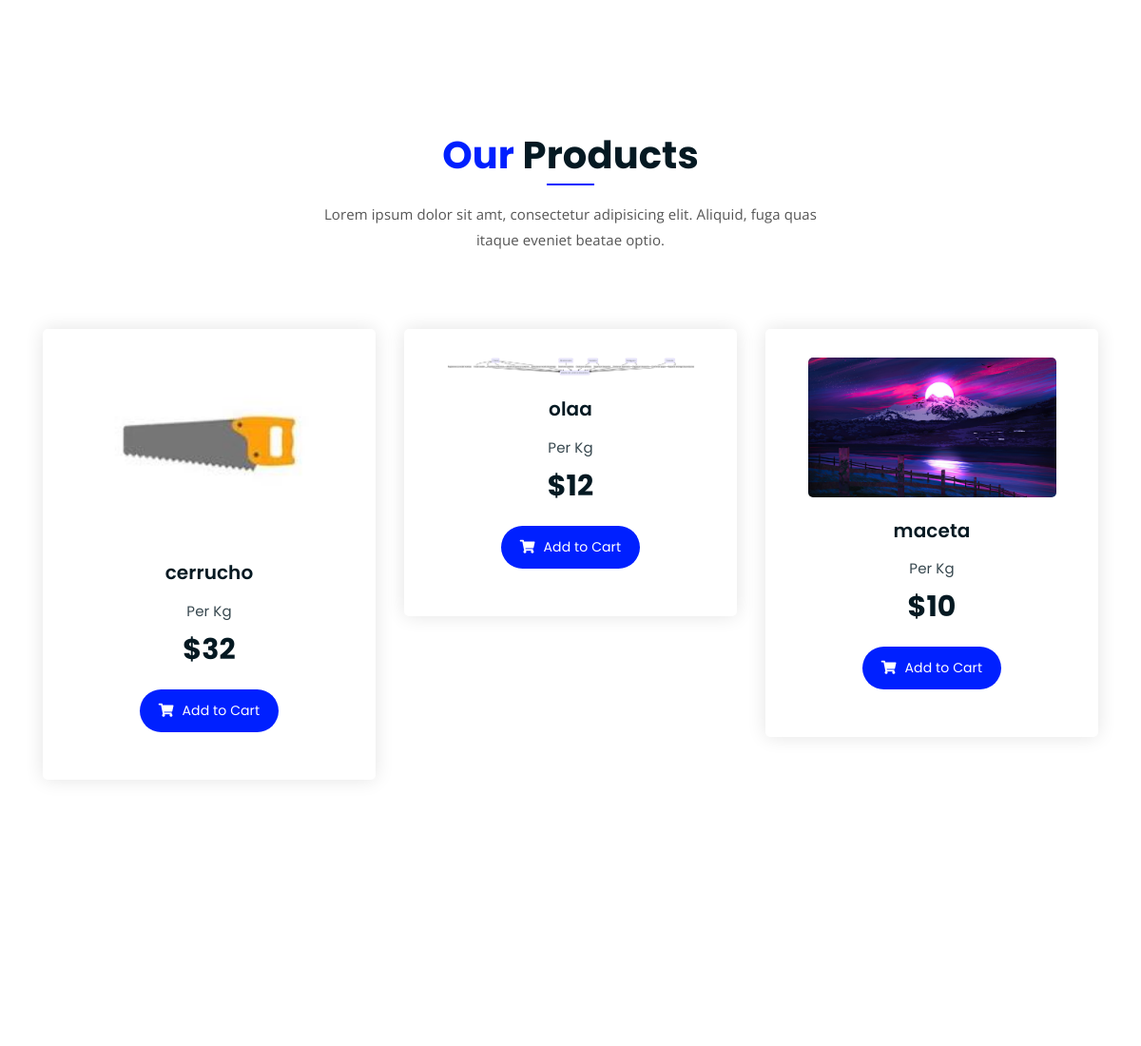
/productos (middle part), run on an earlier commit of the app's database.
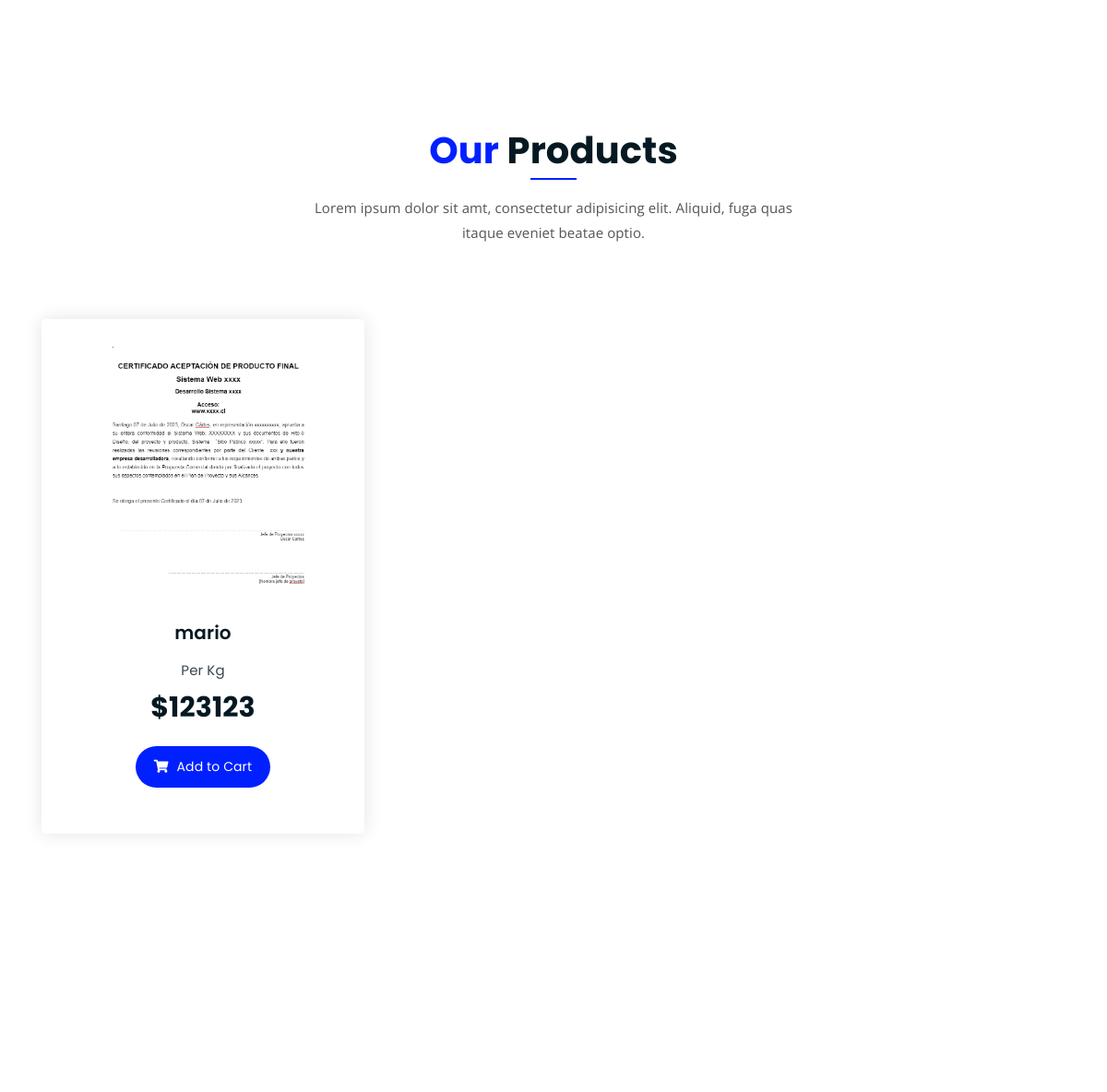
And on a later commit of the database.
### core/models.py (models this page shows, shortened)
class Producto(models.Model):
    nombre = models.CharField(max_length=50)
    precio = models.IntegerField()
    stock = models.IntegerField()
    descripcion = models.CharField(max_length=250)
    tipo = models.ForeignKey(TipoProducto, on_delete=models.CASCADE)
    vencimiento = models.DateField(default=date.today)
    imagen = models.ImageField(null=True,blank=True)
    vigente = models.BooleanField()

### core/views.py (the view)
# urls.py: path('productos', productos, name="productos"),
def productos(request):
    categorias = TipoProducto.objects.all()  # Obtén todos los tipos de productos (categorías)
    productosAll = Producto.objects.all()
    page = request.GET.get('page', 1)
    try:
        paginator = Paginator(productosAll, 5)
        productosAll = paginator.page(page)
    except:
        raise Http404
    data = {
        'listado': productosAll,
        'paginator': paginator,
        'categorias': categorias,
    }
    return render(request, 'core/productos.html',data)

### core/templates/core/Productos.html (shortened to what this page needs)
{% extends 'core/base.html' %}
{% load static %}
{% block contenido %}
<div class="product-section mt-150 mb-150" style="margin-bottom: 400px;">
    <div class="container">
        <div class="row">
            <div class="col-lg-8 offset-lg-2 text-center">
                <div class="section-title">
                    <h3><span class="orange-text">Our</span> Products</h3>
                    <p>Lorem ipsum dolor sit amt, consectetur adipisicing elit. Aliquid, fuga quas itaque eveniet beatae optio.</p>
                </div>
            </div>
        </div>
        <div class="row">
            {% for aux in listado %}
                <div class="col-lg-4 col-md-6 text-center">
                    <div class="single-product-item">
                        <div class="product-image">
                            <a href="{% url 'descripcion' aux.id %}">
                                {% if aux.imagen %}
                                    <img src="{{ aux.imagen.url }}" alt="{{ aux.nombre }}">
                                {% else %}
                                    <img src="{% static 'core/img/products/product-img-1.jpg' %}" alt="{{ aux.nombre }}">
                                {% endif %}
                            </a>
                        </div>
                        <h3>{{ aux.nombre }}</h3>
                        <p class="product-price"><span>Per Kg</span> ${{ aux.precio }}</p>
                        <a href="{% url 'descripcion' aux.id %}" class="cart-btn"><i class="fas fa-shopping-cart"></i> Add to Cart</a>
                    </div>
                </div>
            {% endfor %}
        </div>
    </div>
</div>
{% endblock %}

### core/templates/core/base.html (shortened to what this page needs)
{% load static %}
	<link rel="stylesheet" href="{% static 'core/css/all.min.css' %}">
    <link rel="stylesheet" href="{% static 'core/css/style.css' %}" type="text/css">
	<link rel="stylesheet" href="{% static 'core/bootstrap/css/bootstrap.min.css' %}">
	<link rel="stylesheet" href="{% static 'core/css/owl.carousel.css' %}">
	<link rel="stylesheet" href="{% static 'core/server/node_modules' %}">
	<link rel="stylesheet" href="{% static 'core/server/index.js' %}">
	<link rel="stylesheet" href="{% static 'core/server/package-lock.json' %}">
	<link rel="stylesheet" href="{% static 'core/server/package.json' %}">
	<link rel="stylesheet" href="{% static 'core/css/magnific-popup.css' %}">
	<link rel="stylesheet" href="{% static 'core/css/animate.css' %}">
	<link rel="stylesheet" href="{% static 'core/css/meanmenu.min.css' %}">
	<link rel="stylesheet" href="{% static 'core/css/main.css' %}">
	<link rel="stylesheet" href="{% static 'core/css/responsive.css' %}">
{% block contenido %}
{% endblock %}

### core/static/core/css/style.css (style rules this page uses)
.row { display: flex; justify-content: flex-start; }
.product-section { margin-bottom: 1500px; }

### core/static/core/css/main.css (style rules this page uses)
body img { max-width: 100%; }
a { cursor: pointer; text-decoration: none; -webkit-transition: all 0.2s ease-in-out; -o-transition: all 0.2s ease-in-out; transition: all 0.2s ease-in-out; }
h1, .h1, h2, .h2, h3, .h3, h4, .h4, h5, .h5, h6, .h6 { font-family: "Poppins", sans-serif; font-weight: 700; margin: 0 0 1.25rem 0; color: #051922; }
h3, .h3 { font-size: 2rem; font-weight: 700; line-height: 2.25rem; }
p { font-family: "Open Sans", sans-serif; font-weight: 400; font-size: 1rem; letter-spacing: 0.1px; line-height: 1.8; color: #051922; margin: 0 0 1.25rem 0; }
p:last-child { margin: 0; }
.mt-150 { margin-top: 150px; }
.mb-150 { margin-bottom: 150px; }
.orange-text { color: #0020FF ; }
a.boxed-btn, a.bordered-btn, a.cart-btn { border-radius: 50px; }
.section-title h3 { font-size: 40px; position: relative; padding-bottom: 15px; }
.section-title h3:after { position: absolute; content: ''; left: 0px; right: 0px; bottom: 0px; width: 50px; height: 2px; background-color: #0020FF; margin: 0 auto; }
.section-title p { font-size: 15px; width: 530px; margin: 0 auto; color: #555; margin-top: 10px; line-height: 1.8; }
.section-title { margin-bottom: 80px; }
.product-image img { -webkit-transition: 0.3s; -o-transition: 0.3s; transition: 0.3s; }
a.cart-btn { -webkit-transition: 0.3s; -o-transition: 0.3s; transition: 0.3s; }
.single-product-item { -webkit-transition: 0.3s; -o-transition: 0.3s; transition: 0.3s; }
.single-product-item { margin-bottom: 30px; }
.product-image { padding: 30px; padding-bottom: 0; }
.product-image img { width: 90%; border-radius: 5px; margin-bottom: 20px; }
.single-product-item h3 { font-size: 20px; font-weight: 600; margin-bottom: 10px; }
p.product-price { font-family: 'Poppins', sans-serif; font-size: 30px; font-weight: 700; margin-bottom: 15px; }
p.product-price span { display: block; opacity: 0.8; font-size: 15px; font-weight: 400; }
a.cart-btn { font-family: 'Poppins', sans-serif; display: inline-block; background-color: #0020FF; color: #fff; padding: 10px 20px; }
a.cart-btn i { margin-right: 5px; }
.single-product-item { -webkit-box-shadow: 0 0 20px #e4e4e4; box-shadow: 0 0 20px #e4e4e4; padding-bottom: 50px; border-radius: 5px; }

What changed in the data, as far as the page shows it:
removed Producto: imagen (picture), nombre "cerrucho", precio "32"
removed Producto: imagen (picture), nombre "olaa", precio "12"
removed Producto: imagen (picture), nombre "maceta", precio "10"
added Producto: imagen (picture), nombre "mario", precio "123123"
